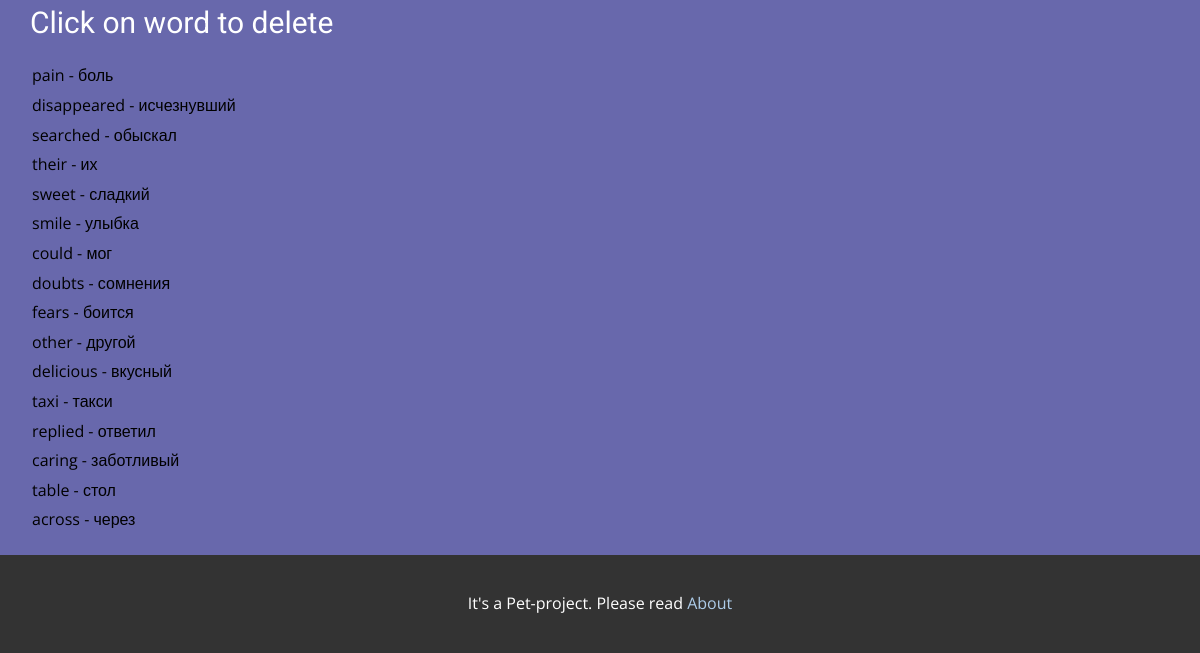
The page /showStory/29 (signed in, lower part) on the database as committed earlier.
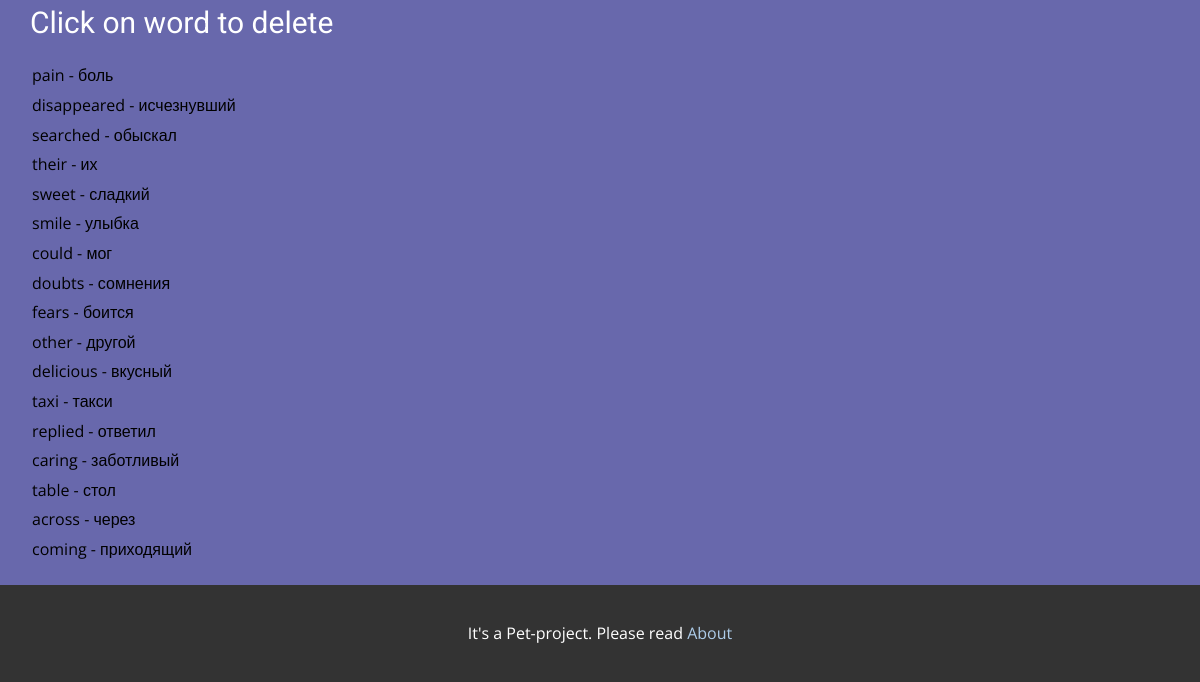
The same page on the database as committed later.
### goen/models.py (models this page shows, shortened)
class WordLearned(models.Model):
    objects = models.Manager()
    progress = models.IntegerField(default=0)
    next_day_learn = models.DateField(auto_now_add=True)
    is_learned = models.BooleanField(default=False)
    learn_person = models.CharField(max_length=128)
    learn_word = models.ForeignKey(Word, on_delete=models.CASCADE)
    class Meta:
        db_table = 'wordLearned'

class Word(models.Model):
    objects = models.Manager()
    word_original = models.CharField(max_length=128)
    word_translate = models.CharField(max_length=128)
    word_description = models.TextField()
    story = models.ForeignKey(Story, on_delete=models.CASCADE)
    class Meta:
        db_table = 'words'

### goen/views.py (the view)
# urls.py: path('showStory/<int:story>', show_story_and_words, name='add_word'),
def show_story_and_words(request, story):
    user_pk = request.user.pk
    story = Story.objects.get(pk=story)
    words = WordLearned.objects.filter(learn_person=user_pk).filter(learn_word__story=story).order_by('pk')
    status = ''
    if request.method == 'POST':
        if request.POST.get('add'):
            add_word_to_learn(request.POST.get('add').lower(), story, user_pk)
        elif request.POST.get('delete'):
            WordLearned.objects.filter(pk=request.POST.get('delete')).delete()
    return render(request, 'showStory.html', {'words': words, 'name_story': story.name,
                                              'story': story.whole_text.split('\n'), 'status': status})

### goen/templates/showStory.html (shortened to what this page needs)
{% extends 'base.html' %}
{% load static %}
{% block link %}
<link rel="stylesheet" href="{% static 'css/showBook.css' %}" media="screen"> {% endblock %}
{% block content %}
<section class="u-clearfix u-custom-color-1 u-section-1" id="sec-5aca">
    <div class="u-clearfix u-sheet u-sheet-1">
        <h3 class="u-text u-text-default u-text-5">Click on word to delete</h3>
        <p class="u-text u-text-default u-text-6">
        <form method="post">
            {% for item in words %}
            <button class="btn__text" name="delete" value={{item.pk}}>{{item.learn_word.word_original}} -
                {{item.learn_word.word_translate}}
            </button>
            <br>
            {% endfor %}
        </form>
        </p>
    </div>
</section>
{% endblock %}

Rows that differ between the two databases and show on the page:
added WordLearned: {{ item.pk }} 323 (drawn), learn_word.word_original "coming", learn_word.word_translate "приходящий"
